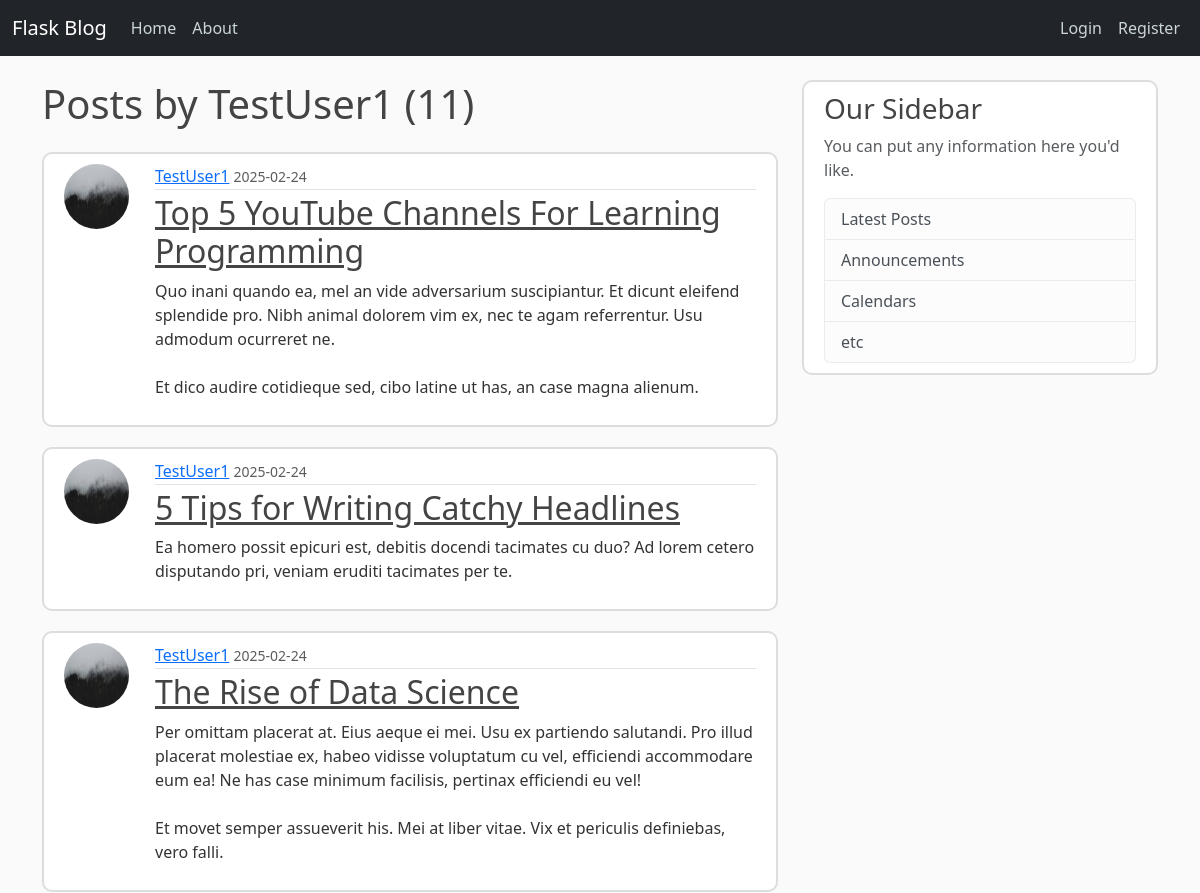
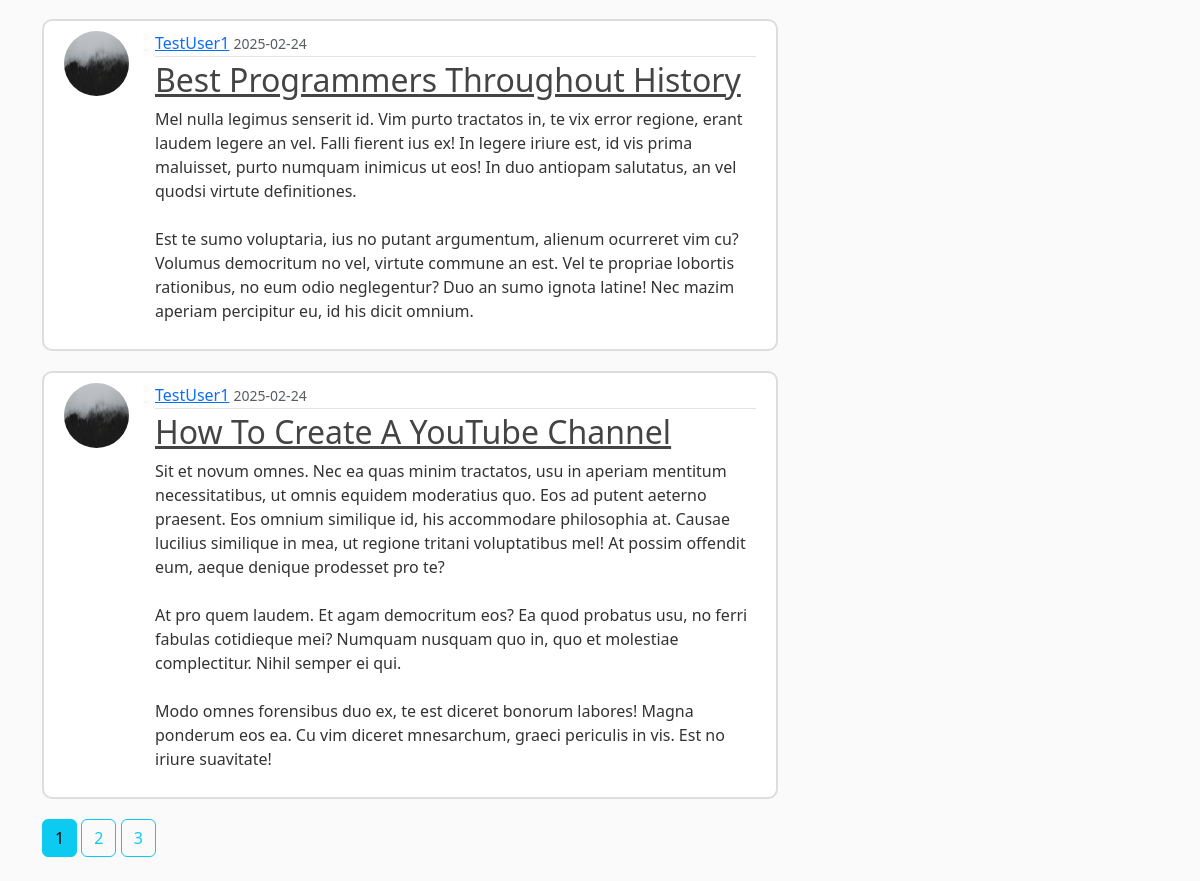
Page /user/TestUser1 on the committed database (2 pictures, top to bottom).
### flaskblog/models.py (models this page shows, shortened)
class User(db.Model, UserMixin):
    id = db.Column(db.Integer, primary_key=True)
    username = db.Column(db.String(20), unique=True, nullable=False)
    email = db.Column(db.String(120), unique=True, nullable=False)
    image_file = db.Column(db.String(20), nullable=False, default='default.jpg')
    password = db.Column(db.String(60), nullable=False)
    posts = db.relationship('Post', backref='author', lazy=True)

class Post(db.Model):
    id = db.Column(db.Integer, primary_key=True)
    title = db.Column(db.String(20), nullable=False)
    date_posted = db.Column(db.DateTime, nullable=False, default=datetime.now)
    content = db.Column(db.Text, nullable=False)
    user_id = db.Column(db.Integer, db.ForeignKey('user.id'), nullable=False)

### flaskblog/users/routes.py (the view)
@users.route('/user/<string:username>')
def user_posts(username):
    page = request.args.get('page', 1, type=int)
    user = User.query.filter_by(username=username).first_or_404()
    posts = Post.query.filter_by(author=user)\
        .order_by(Post.date_posted.desc())\
        .paginate(page=page, per_page=5)
    return render_template('user_posts.html', posts=posts, user=user)

### flaskblog/templates/user_posts.html
{% extends 'layout.html' %}
{% block content %}
	<h1 class="mb-4">Posts by {{ user.username }} ({{ posts.total }})</h1>
    {% for post in posts %}
        <article class="media content-section">
            <img class="rounded-circle article-img" src="{{ url_for('static', filename='profile_pics/' + post.author.image_file) }}">
          <div class="media-body">
            <div class="article-metadata">
              <a class="mr-2" href="{{ url_for('users.user_posts', username=post.author.username) }}">{{ post.author.username }}</a>
              <small class="text-muted">{{ post.date_posted.strftime('%Y-%m-%d') }}</small>
            </div>
            <h2><a class="article-title" href="{{ url_for('posts.post', post_id=post.id )}}">{{ post.title }}</a></h2>
            <p class="article-content">{{ post.content }}</p>
          </div>
        </article>
    {% endfor %}
    {% for page_num in posts.iter_pages(left_edge=1, right_edge=1, left_current=1, right_current=2) %}
        {% if page_num %}
            {% if page_num == posts.page %}
                <a class="btn btn-info mb-4" href="{{ url_for('users.user_posts', username=user.username, page=page_num) }}">{{ page_num }}</a>
            {% else %}
                <a class="btn btn-outline-info mb-4" href="{{ url_for('users.user_posts', username=user.username, page=page_num) }}">{{ page_num }}</a>
            {% endif %}
        {% else %}
            ...
        {% endif %}
    {% endfor %}
{% endblock content %}

### flaskblog/static/main.css (style rules this page uses)
body { background: #fafafa; color: #333333; margin-top: 5rem; }
h1, h2, h3, h4, h5, h6 { color: #444444; }
.content-section { background: #ffffff; padding: 10px 20px; border: 2px solid #dddddd; border-radius: 10px; margin-bottom: 20px; }
.article-title { color: #444444; }
.article-content { white-space: pre-line; }
.article-img { height: 65px; width: 65px; margin-right: 16px; }
.article-metadata { padding-bottom: 1px; margin-bottom: 4px; border-bottom: 1px solid #e3e3e3 }
.media { display: flex; align-items: left; }
.media-body { margin-left: 10px; }

### rows in the picture
User: username "TestUser1"
Post: image_file (picture), author.username "TestUser1", date_posted "2025-02-24", title "Top 5 YouTube Channels For Learning Programming", content "Quo inani quando ea, mel an vide adversarium suscipiantur. Et dicunt eleifend splendide pro. Nibh animal dolorem vim ex, nec te agam referrentur. Usu admodum ocurreret ne. Et dico audire cotidieque sed, cibo latine ut has, an case magna alienum."
Post: image_file (picture), author.username "TestUser1", date_posted "2025-02-24", title "5 Tips for Writing Catchy Headlines", content "Ea homero possit epicuri est, debitis docendi tacimates cu duo? Ad lorem cetero disputando pri, veniam eruditi tacimates per te."
Post: image_file (picture), author.username "TestUser1", date_posted "2025-02-24", title "The Rise of Data Science", content "Per omittam placerat at. Eius aeque ei mei. Usu ex partiendo salutandi. Pro illud placerat molestiae ex, habeo vidisse voluptatum cu vel, efficiendi accommodare eum ea! Ne has case minimum facilisis, pertinax efficiendi eu vel! Et movet semper assueverit his. Mei at liber vitae. Vix et periculis definiebas, vero falli."
Post: image_file (picture), author.username "TestUser1", date_posted "2025-02-24", title "Best Programmers Throughout History", content "Mel nulla legimus senserit id. Vim purto tractatos in, te vix error regione, erant laudem legere an vel. Falli fierent ius ex! In legere iriure est, id vis prima maluisset, purto numquam inimicus ut eos! In duo antiopam salutatus, an vel quodsi virtute definitiones. Est te sumo voluptaria, ius no putant argumentum, alienum ocurreret vim cu? Volumus democritum no vel, virtute commune an est. Vel te propriae lobortis rationibus, no eum odio neglegentur? Duo an sumo ignota latine! Nec mazim aperiam percipitur eu, id his dicit omnium."
Post: image_file (picture), author.username "TestUser1", date_posted "2025-02-24", title "How To Create A YouTube Channel", content "Sit et novum omnes. Nec ea quas minim tractatos, usu in aperiam mentitum necessitatibus, ut omnis equidem moderatius quo. Eos ad putent aeterno praesent. Eos omnium similique id, his accommodare philosophia at. Causae lucilius similique in mea, ut regione tritani voluptatibus mel! At possim offendit eum, aeque denique prodesset pro te? At pro quem laudem. Et agam democritum eos? Ea quod probatus usu, no ferri fabulas cotidieque mei? Numquam nusquam quo in, quo et molestiae complectitur. Nihil semper ei qui. Modo omnes forensibus duo ex, te est diceret bonorum labores! Magna ponderum eos ea. Cu vim diceret mnesarchum, graeci periculis in vis. Est no iriure suavitate!"

### other values in the picture
{{ posts.total }} "11"
{{ page_num }} "1"
{{ page_num }} "2" "3"
